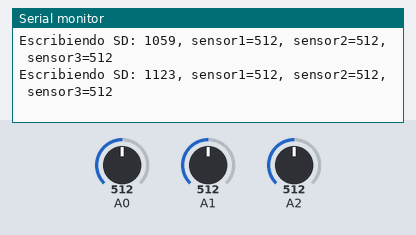
This sketch was run on a simulated Arduino Uno, built with avr-gcc and run on an emulated ATmega328P. Shown: the last lines printed to the serial monitor. Inputs (shaded band) come from the test bench; at power-on: A0 = 512, A1 = 512, A2 = 512. Storage starts empty.

Above: at 1.2 s.
1.3 s: A0 set to 991
At 1.3 s:
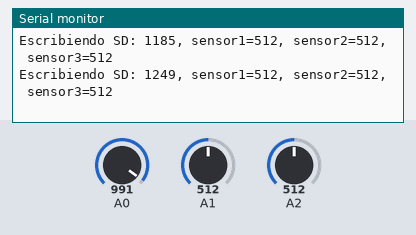
4.3 s: A0 set to 1007
At 4.34 s:
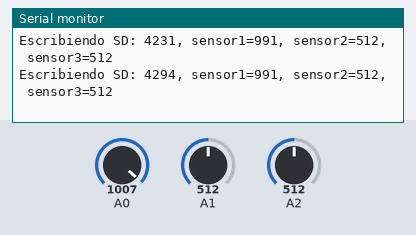
5.8 s: A1 set to 108
At 5.82 s:
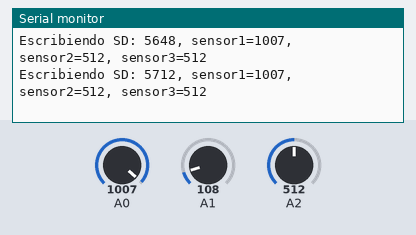
8.8 s: A1 set to 93
At 8.85 s:
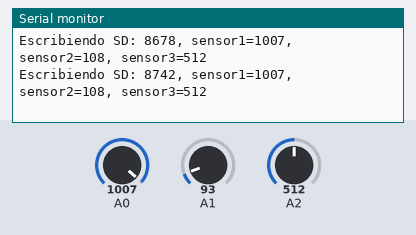
11.8 s: A2 set to 106
At 11.8 s:
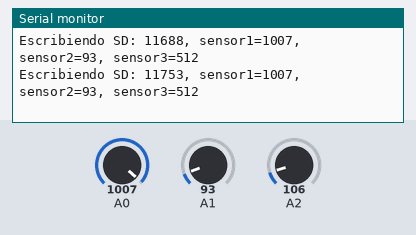
14.8 s: A2 set to 92
At 14.83 s:
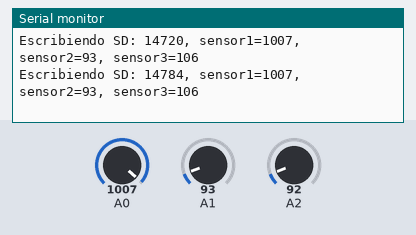
Timing chart, 0 to 17.8 s (numbered marks = the images above; inputs shaded):
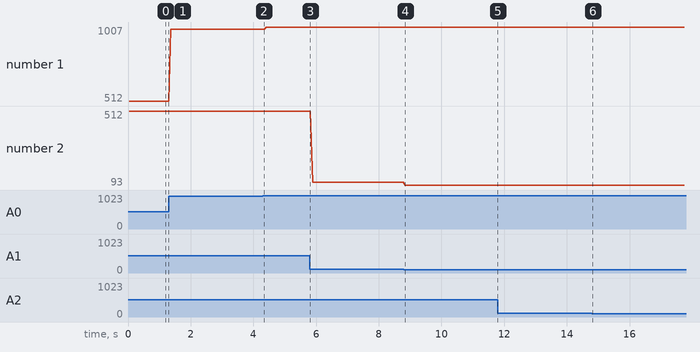

The sketch:

SD_1.ino
```cpp
/*lectura de sensores, usando las entradas analogicas
   Tarjeta SD conectada al bus SPI de la siguiente manera:
 * * MOSI - pin 11
 * * MISO - pin 12
 * * SCK - pin13
 * * CS - pin4 */

#include<SD.h>

File myFile;

void setup() {
  Serial.begin(9600);
  Serial.print("Iniciando SD...");
    if (!SD.begin(4)) {
    Serial.println("No se puede inicializar");
    return;
  }
  Serial.println("Inicializacion exitosa");
}

void loop() {
  myFile = SD.open("Sensores.txt", FILE_WRITE); //Abrimos el archivo
  if (myFile) {
    Serial.print("Escribiendo SD: ");
    int sensor1 = analogRead(0);
    int sensor2 = analogRead(1);
    int sensor3 = analogRead(2);

    //myFile.print("Tiempo(ms)=");
    myFile.print(millis());
    myFile.print(", sensor1=");
    myFile.print(sensor1);
    myFile.print(", sensor2=");
    myFile.print(sensor2);
    myFile.print(", sensor3=");
    myFile.println(sensor3);
    myFile.close(); //Cerramos el archivo

    //myFile.print("Tiempo(ms)=");
    Serial.print(millis());
    Serial.print(", sensor1=");
    Serial.print(sensor1);
    Serial.print(", sensor2=");
    Serial.print(sensor2);
    Serial.print(", sensor3=");
    Serial.println(sensor3);
  } else {
    Serial.println("Error al abrir el archivo");
  }

}
```

Measured:
- plotted number 1: 512 → 991 after the input at 1.3 s, 991 → 1007 after the input at 4.3 s
